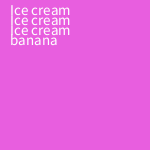
Frame 1 (no input)
Frame 60 (the mouse pressed at the canvas centre just before this capture): identical to frame 1, image omitted
Frame 120 (the mouse held since frame 60 and released just before this capture): identical to frame 1, image omitted

The Processing sketch that drew this single still picture (run headless with seeded random() and noise(); from frame 60 on, the mouse is pressed at the canvas centre):

// Processing sketch: banana_split
// ── banana_split.pde
void setup(){
  size (150,150);
}
void draw () {
  background (#E85EDF);
int ice = 0;
for(ice =0; ice <=2; ice +=1){
  textSize(15);
  text("Ice cream", 10, 10+ 10*ice+5);
  }
  text ("banana", 10, 45);
}
